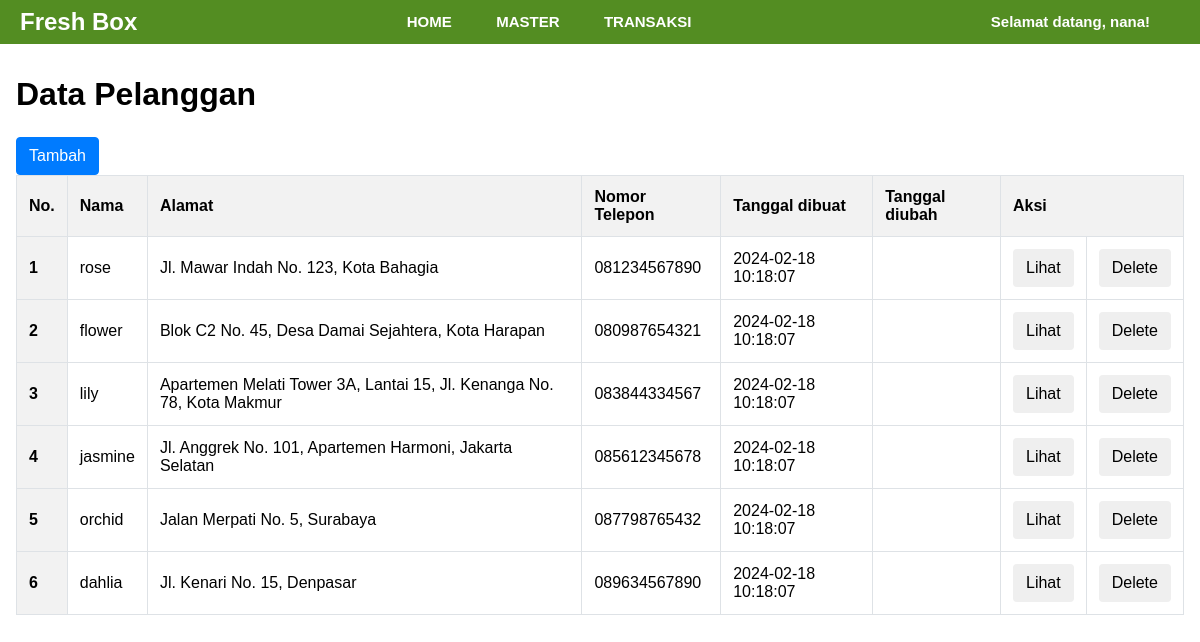
The app's page /pelanggan.php (signed in) with its own data.
### tables this page shows
CREATE TABLE `pelanggan` (
  `id` int(10) UNSIGNED NOT NULL,
  `nama` varchar(255) NOT NULL,
  `alamat` text NOT NULL,
  `nomor_telepon` varchar(15) NOT NULL,
  `created_at` timestamp NOT NULL DEFAULT current_timestamp(),
  `updated_at` timestamp NULL DEFAULT NULL ON UPDATE current_timestamp()
);

### pelanggan.php (the view, shortened to what this page needs)
<!DOCTYPE html>
<html>
<head>
</head>
<body>
    <?php include "menu.php"; ?>
    <?php
    require "koneksi.php";
    $sql = "SELECT * FROM pelanggan";
    $query = mysqli_query($koneksi, $sql);
    ?>
    <div class="container">
        <h1 class="heading mb-4">Data Pelanggan</h1>
        <form action="new-pelanggan.php" method="GET">
            <button type="submit" class="btn btn-primary mb-3">Tambah</button>
        </form>
        <table>
            <thead>
                <tr>
                    <th scope="col">No.</th>
                    <th scope="col">Nama</th>
                    <th scope="col">Alamat</th>
                    <th scope="col">Nomor Telepon</th>
                    <th scope="col">Tanggal dibuat</th>
                    <th scope="col">Tanggal diubah</th>
                    <th colspan="2" class="table-actions" scope="col">Aksi</th>
                </tr>
            </thead>
            <tbody>
                <?php $i = 1; ?>
                <?php while ($pelanggan = mysqli_fetch_array($query)) : ?>
                    <tr>
                        <th scope="row"><?= $i ?></th>
                        <td><?= $pelanggan["nama"] ?></td>
                        <td><?= $pelanggan["alamat"] ?></td>
                        <td><?= $pelanggan["nomor_telepon"] ?></td>
                        <td><?= $pelanggan["created_at"] ?></td>
                        <td><?= $pelanggan["updated_at"] ?></td>
                        <td>
                            <form action="read-pelanggan.php" method="GET">
                                <button type="submit" class="btn btn-info">Lihat</button>
                            </form>
                        </td>
                        <td>
                            <form action="delete-pelanggan.php" method="POST" onsubmit="return konfirmasi(this)">
                                <button type="submit" class="btn btn-danger">Delete</button>
                            </form>
                        </td>
                    </tr>
                    <?php $i++; ?>
                <?php endwhile ?>
            </tbody>
        </table>
    </div>
</body>
</html>

### pelanggan.php (style rules this page uses)
.container { margin-top: 2rem; padding: 0 1rem; }
.heading { margin-bottom: 1.5rem; }
.btn { display: inline-block; padding: 0.375rem 0.75rem; font-size: 1rem; font-weight: 400; line-height: 1.5; text-align: center; text-decoration: none; vertical-align: middle; cursor: pointer; border: 1px solid transparent; border-radius: 0.25rem; }
.btn-primary { color: #fff; background-color: #007bff; border-color: #007bff; }
table { width: 100%; border-collapse: collapse; }
th, td { padding: 0.75rem; border: 1px solid #dee2e6; text-align: left; }
th { background-color: #f2f2f2; }
.table-actions { width: 10rem; }

### menu.php (style rules this page uses)
* { margin: 0; padding: 0; box-sizing: border-box; }
body { font-family: "Poppins", sans-serif; }

### records on screen
pelanggan: nama "rose", alamat "Jl. Mawar Indah No. 123, Kota Bahagia", nomor_telepon "081234567890", created_at "2024-02-18 10:18:07"
pelanggan: nama "flower", alamat "Blok C2 No. 45, Desa Damai Sejahtera, Kota Harapan", nomor_telepon "080987654321", created_at "2024-02-18 10:18:07"
pelanggan: nama "lily", alamat "Apartemen Melati Tower 3A, Lantai 15, Jl. Kenanga No. 78, Kota Makmur", nomor_telepon "083844334567", created_at "2024-02-18 10:18:07"
pelanggan: nama "jasmine", alamat "Jl. Anggrek No. 101, Apartemen Harmoni, Jakarta Selatan", nomor_telepon "085612345678", created_at "2024-02-18 10:18:07"
pelanggan: nama "orchid", alamat "Jalan Merpati No. 5, Surabaya", nomor_telepon "087798765432", created_at "2024-02-18 10:18:07"
pelanggan: nama "dahlia", alamat "Jl. Kenari No. 15, Denpasar", nomor_telepon "089634567890", created_at "2024-02-18 10:18:07"

### other values on screen
$_SESSION["username"] "nana"
